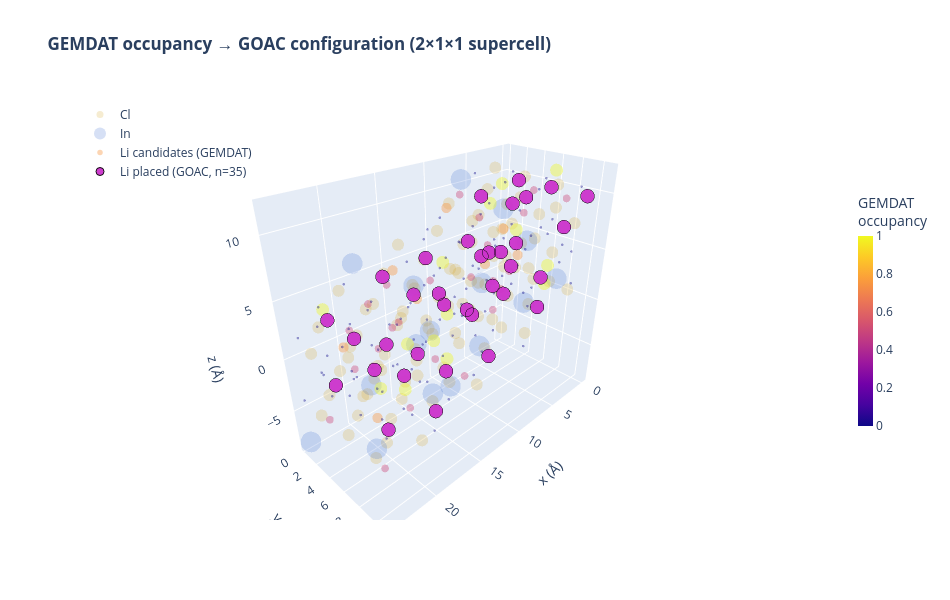

Notebook source saved alongside this figure:
### Markdown cell above
## Figure 3: GEMDAT Occupancy → GOAC Configuration (3D Overlay)

> **Takeaway:** GEMDAT tells us *where Li might be* (probability). GOAC tells us *where Li should be* (the specific arrangement that minimizes Coulomb energy). Ghost spheres show all Li candidates colored by occupancy; solid spheres show the GOAC-selected configuration. The selected Li atoms tend to sit at or near the highest-occupancy sites — validating the trajectory-derived occupancy with a physics-based energy criterion.

### Code cell
import numpy as np
import plotly.graph_objects as go
from pymatgen.io.cif import CifParser

# ── 1. Load the best GOAC structure ──
best_cif = output_dir / 'li_in_cl_optimized-0.cif'
if best_cif.exists():
    parser = CifParser(str(best_cif))
    best_structure = parser.parse_structures(primitive=False)[0]
else:
    best_structure = input_structure

sup_lattice = best_structure.lattice

# ── 2. Occupancy data from GEMDAT (unit cell), tiled to supercell ──
occ_structure = transitions.occupancy()
occ_lattice = occ_structure.lattice
a_vec = occ_lattice.matrix[0]  # first lattice vector (tiling direction)

li_occ_vals = []
li_occ_coords = []
for site in occ_structure.sites:
    cart = occ_lattice.get_cartesian_coords(site.frac_coords)
    occ = site.species.num_atoms
    for ix in range(supercell[0]):
        li_occ_coords.append(cart + ix * a_vec)
        li_occ_vals.append(occ)

li_occ_vals = np.array(li_occ_vals)
li_occ_coords = np.array(li_occ_coords)

# ── 3. Wrap all positions into the supercell using minimum-image convention ──
# Convert to fractional coords of the supercell lattice, wrap to [0,1), convert back.
# This ensures GEMDAT ghost spheres and GOAC atoms live in the same periodic image,
# regardless of any origin shift introduced when GOAC writes/reads CIF files.
li_occ_frac = sup_lattice.get_fractional_coords(li_occ_coords)
li_occ_frac = li_occ_frac % 1.0
li_occ_coords = sup_lattice.get_cartesian_coords(li_occ_frac)

li_goac_coords = np.array(
    [s.coords for s in best_structure if s.species.elements[0].symbol == 'Li']
)
li_goac_frac = sup_lattice.get_fractional_coords(li_goac_coords)
li_goac_frac = li_goac_frac % 1.0
li_goac_coords = sup_lattice.get_cartesian_coords(li_goac_frac)

# ── 4. Framework atoms (In, Cl) from the supercell ──
in_coords = np.array([s.coords for s in best_structure if s.species.elements[0].symbol == 'In'])
cl_coords = np.array([s.coords for s in best_structure if s.species.elements[0].symbol == 'Cl'])

# ── 5. Build 3D figure ──
fig = go.Figure()

# Cl framework — faded background
if len(cl_coords):
    fig.add_trace(
        go.Scatter3d(
            x=cl_coords[:, 0],
            y=cl_coords[:, 1],
            z=cl_coords[:, 2],
            mode='markers',
            marker=dict(size=7, color='#d4a017', opacity=0.20),
            name='Cl',
        )
    )

# In framework — faded background
if len(in_coords):
    fig.add_trace(
        go.Scatter3d(
            x=in_coords[:, 0],
            y=in_coords[:, 1],
            z=in_coords[:, 2],
            mode='markers',
            marker=dict(size=12, color='#3366cc', opacity=0.20),
            name='In',
        )
    )

# Li candidates — ghost spheres sized and colored by GEMDAT occupancy
fig.add_trace(
    go.Scatter3d(
        x=li_occ_coords[:, 0],
        y=li_occ_coords[:, 1],
        z=li_occ_coords[:, 2],
        mode='markers',
        marker=dict(
            size=li_occ_vals * 12 + 3,
            color=li_occ_vals,
            colorscale='plasma',
            opacity=0.40,
            colorbar=dict(title='GEMDAT<br>occupancy', thickness=15, len=0.6, x=1.02),
            cmin=0,
            cmax=1,
            line=dict(width=0),
        ),
        name='Li candidates (GEMDAT)',
    )
)

# GOAC-selected Li — solid spheres
fig.add_trace(
    go.Scatter3d(
        x=li_goac_coords[:, 0],
        y=li_goac_coords[:, 1],
        z=li_goac_coords[:, 2],
        mode='markers',
        marker=dict(
            size=8,
            color='#cc33cc',
            opacity=0.95,
            line=dict(width=1, color='black'),
        ),
        name=f'Li placed (GOAC, n={len(li_goac_coords)})',
    )
)

fig.update_scenes(
    xaxis_title='x (Å)',
    yaxis_title='y (Å)',
    zaxis_title='z (Å)',
    aspectmode='data',
    camera=dict(eye=dict(x=1.4, y=1.4, z=1.1)),
)
fig.update_layout(
    height=600,
    width=950,
    title_text='<b>GEMDAT occupancy → GOAC configuration (2×1×1 supercell)</b>',
    showlegend=True,
    legend=dict(x=0, y=1),
)
fig.show()

print(
    f'✓ {len(li_occ_coords)} Li candidate positions (GEMDAT) → {len(li_goac_coords)} Li placed (GOAC)'
)

### Figure 1 — Plotly figure (JSON) as saved in the notebook; plotly's stock layout.template omitted (floating-point values rounded to 4 significant figures; data arrays with more than 128 entries replaced by an {"elided": "..."} marker saying what was removed)
{"data": [{"marker": {"color": "#d4a017", "opacity": 0.2, "size": 7}, "mode": "markers", "name": "Cl", "type": "scatter3d", "x": [1.579, 13.57, 4.582, 16.57, 10.62, 22.61, 1.599, 13.59, 10.61, 22.6, 1.658, 13.65, 1.529, 13.52, 4.463, 16.45, 1.516, 13.51, 4.501, 16.49, 10.66, 22.65, 1.702, 13.69, 7.505, 19.5, 10.42, 22.41, 4.448, 16.44, 7.631, 19.62, 4.592, 16.58, 7.728, 19.72, 7.452, 19.44, 10.48, 22.47, 7.582, 19.57, 10.49, 22.48, 4.617, 16.61, 7.527, 19.52, 1.556, 13.55, 4.385, 16.38, 10.56, 22.55, 1.573, 13.57, 10.64, 22.64, 1.697, 13.69, 1.48, 13.47, 4.494, 16.49, 1.416, 13.41, 4.562, 16.55, 10.67, 22.66, 1.562, 13.55, 7.521, 19.51, 10.59, 22.58, 4.654, 16.65, 7.623, 19.61, 4.568, 16.56, 7.558, 19.55, 7.673, 19.66, 10.5, 22.49, 7.435, 19.43, 10.49, 22.48, 4.491, 16.48, 7.578, 19.57], "y": [1.809, 1.809, 7.309, 7.309, 1.781, 1.781, 7.282, 7.282, 9.266, 9.266, 3.742, 3.742, 9.308, 9.308, 3.751, 3.751, 0.1005, 0.1005, 5.593, 5.593, 0.07, 0.07, 5.595, 5.595, 1.793, 1.793, 7.3, 7.3, 1.814, 1.814, 7.317, 7.317, 9.256, 9.256, 3.802, 3.802, 9.231, 9.231, 3.785, 3.785, 0.0868, 0.0868, 5.634, 5.634, 0.1297, 0.1297, 5.588, 5.588, 1.779, 1.779, 7.295, 7.295, 1.788, 1.788, 7.334, 7.334, 9.218, 9.218, 3.822, 3.822, 9.22, 9.22, 3.761, 3.761, 0.0842, 0.0842, 5.512, 5.512, 0.05833, 0.05833, 5.543, 5.543, 1.853, 1.853, 7.31, 7.31, 1.869, 1.869, 7.274, 7.274, 9.28, 9.28, 3.788, 3.788, 9.29, 9.29, 3.826, 3.826, 0.03113, 0.03113, 5.569, 5.569, 0.06475, 0.06475, 5.505, 5.505], "z": [1.098, -3.222, 0.06019, -4.259, 7.208, 2.888, 10.43, 6.108, 7.2, 2.881, 10.48, 6.165, 1.167, -3.152, 0.0467, -4.273, 10.63, 6.312, 9.585, 5.266, -2.155, -6.475, 1.047, -3.272, -0.911, -5.23, -2.037, -6.357, 9.523, 5.203, 8.469, 4.15, 9.535, 5.216, 8.38, 4.061, -0.9477, -5.267, -2.001, -6.321, 8.514, 4.194, 7.242, 2.922, -0.06356, -4.383, -1.044, -5.363, 7.516, 3.196, 6.341, 2.021, 0.9347, -3.385, 4.248, -0.07159, 0.966, -3.353, 4.188, -0.1311, 7.455, 3.135, 6.316, 1.997, 4.244, -0.0751, 3.141, -1.179, 4.09, -0.2298, 7.415, 3.095, 5.184, 0.8646, 4.139, -0.1803, 3.079, -1.241, 2.006, -2.314, 3.018, -1.302, 2.024, -2.296, 5.25, 0.9305, 4.27, -0.04956, 2.144, -2.175, 1.099, -3.22, 6.158, 1.838, 5.152, 0.8328]}, {"marker": {"color": "#3366cc", "opacity": 0.2, "size": 12}, "mode": "markers", "name": "In", "type": "scatter3d", "x": [11.98, 23.97, 3.018, 15.01, 6.122, 18.11, 9.115, 21.11, 0.09169, 12.08, 3.085, 15.08, 6.059, 18.05, 9.051, 21.04], "y": [0.02503, 0.02503, 5.602, 5.602, 0.1203, 0.1203, 5.512, 5.512, 0.1327, 0.1327, 5.541, 5.541, 10.92, 10.92, 5.544, 5.544], "z": [-4.251, -8.571, -1.007, -5.327, 10.39, 6.066, -3.217, -7.536, 6.353, 2.034, 5.299, 0.9794, 4.346, 0.02644, 3.14, -1.18]}, {"marker": {"cmax": 1, "cmin": 0, "color": {"elided": "160 float values"}, "colorbar": {"len": 0.6, "thickness": 15, "title": {"text": "GEMDAT<br>occupancy"}, "x": 1.02}, "colorscale": [[0.0, "#0d0887"], [0.1111, "#46039f"], [0.2222, "#7201a8"], [0.3333, "#9c179e"], [0.4444, "#bd3786"], [0.5556, "#d8576b"], [0.6667, "#ed7953"], [0.7778, "#fb9f3a"], [0.8889, "#fdca26"], [1.0, "#f0f921"]], "line": {"width": 0}, "opacity": 0.4, "size": {"elided": "160 float values"}}, "mode": "markers", "name": "Li candidates (GEMDAT)", "type": "scatter3d", "x": {"elided": "160 float values"}, "y": {"elided": "160 float values"}, "z": {"elided": "160 float values"}}, {"marker": {"color": "#cc33cc", "line": {"color": "black", "width": 1}, "opacity": 0.95, "size": 8}, "mode": "markers", "name": "Li placed (GOAC, n=35)", "type": "scatter3d", "x": [8.983, 20.97, 6.04, 18.03, 8.965, 20.96, 6.133, 18.12, 3.031, 15.02, 0.02132, 12.01, 3.283, 15.27, 9.057, 12.04, 0.004992, 0.01921, 21.06, 3.27, 20.88, 8.815, 3.097, 18.1, 15.14, 6.104, 15.08, 2.99, 14.98, 0.02045, 12.01, 0.1051, 12.1, 5.991, 17.98], "y": [3.803, 3.803, 9.308, 9.308, 0.07175, 0.07175, 7.419, 7.419, 7.305, 7.305, 9.282, 9.282, 0.02833, 0.02833, 3.846, 9.165, 1.922, 5.54, 7.295, 3.798, 0.06284, 7.291, 0.05703, 1.77, 7.31, 5.564, 1.88, 3.798, 3.798, 1.821, 1.821, 7.329, 7.329, 3.595, 3.595], "z": [6.392, 2.073, 1.092, -3.227, 0.09751, -4.222, 10.32, 5.996, 2.219, -2.101, 9.513, 5.194, 8.257, 3.938, -0.1351, -1.167, 3.195, 9.556, -4.411, 8.378, 2.066, 6.396, 2.147, -3.22, 4.031, 1.026, -5.352, 2.201, -2.118, 9.501, 5.181, 6.28, 1.961, 4.428, 0.1082]}], "layout": {"height": 600, "legend": {"x": 0, "y": 1}, "scene": {"aspectmode": "data", "camera": {"eye": {"x": 1.4, "y": 1.4, "z": 1.1}}, "xaxis": {"title": {"text": "x (Å)"}}, "yaxis": {"title": {"text": "y (Å)"}}, "zaxis": {"title": {"text": "z (Å)"}}}, "showlegend": true, "title": {"text": "<b>GEMDAT occupancy → GOAC configuration (2×1×1 supercell)</b>"}, "width": 950}}
